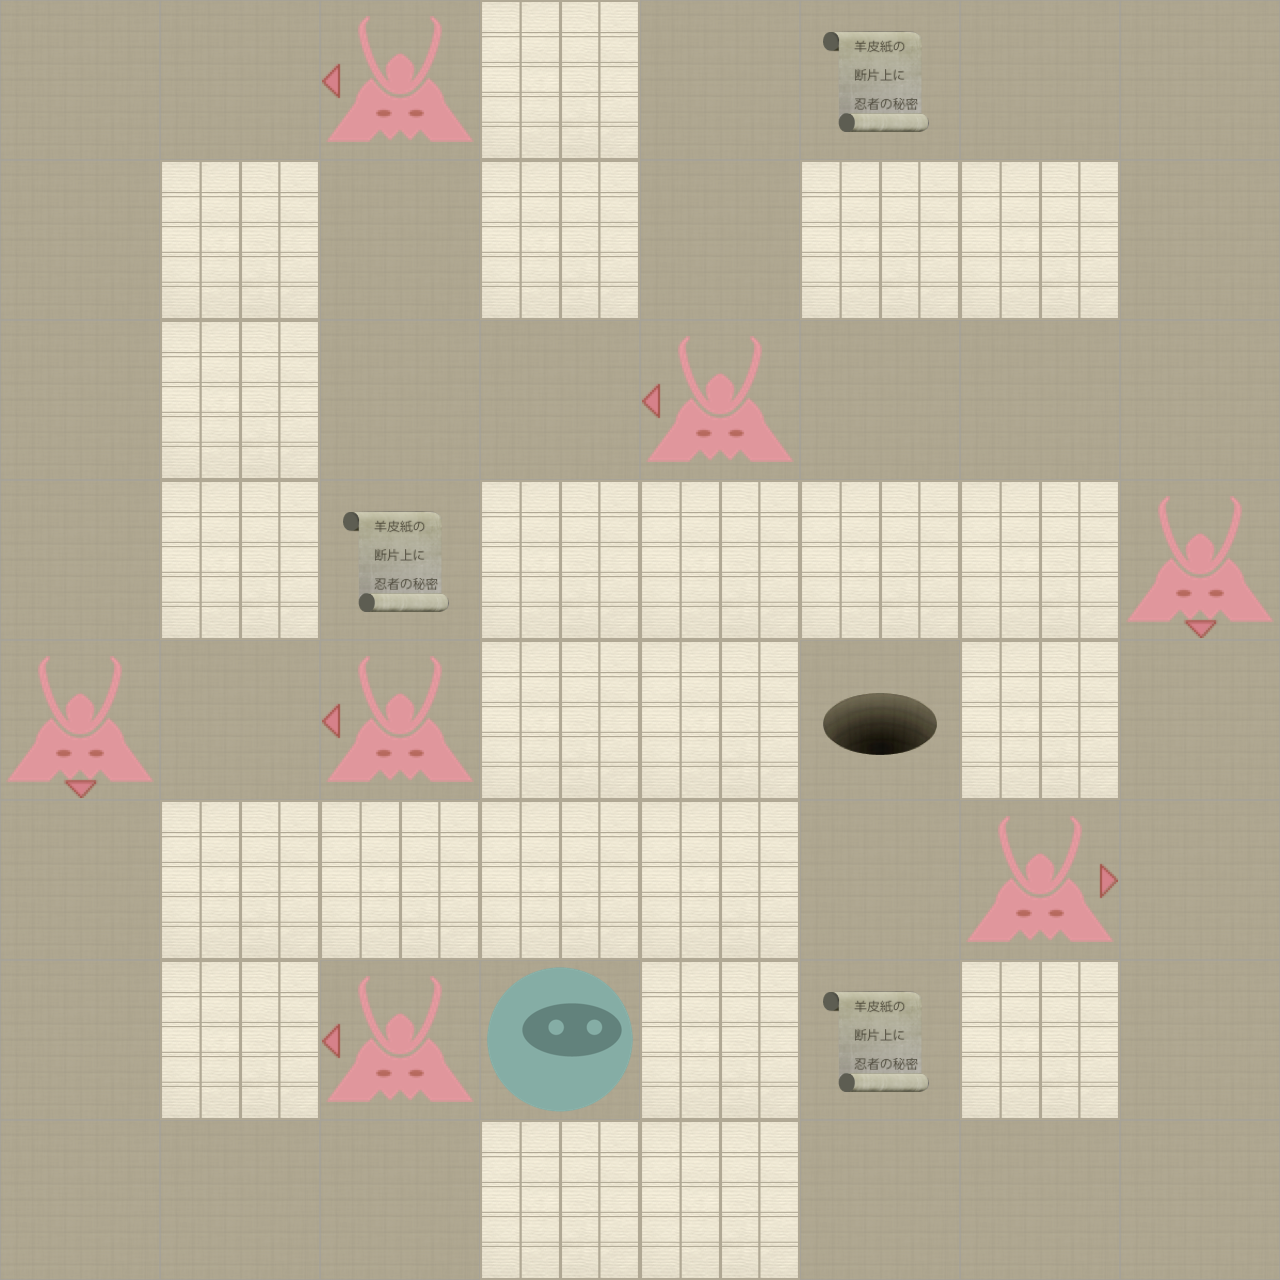

Tiled map render using the project's own tile images. Description and the map definition, with tile-layer contents summarised, below:
An orthogonal 8x8 tile map with 160x160 px tiles, 2 tile layers (Level, Actors).

<map version="1.0" orientation="orthogonal" width="8" height="8" tilewidth="160" tileheight="160">
 <properties>
  <property name="moves" value="38" />
 </properties>
 <tileset firstgid="1" name="tiles" tilewidth="160" tileheight="160" spacing="2" margin="2">
  <image source="tiles-ipadhd.png" width="1024" height="1024" />
  <tile id="0">
   <properties>
    <property name="actor" value="exit" />
   </properties>
  </tile>
  <tile id="2">
   <properties>
    <property name="actor" value="guard" />
    <property name="direction" value="down" />
   </properties>
  </tile>
  <tile id="3">
   <properties>
    <property name="actor" value="guard" />
    <property name="direction" value="left" />
   </properties>
  </tile>
  <tile id="4">
   <properties>
    <property name="actor" value="guard" />
    <property name="direction" value="right" />
   </properties>
  </tile>
  <tile id="5">
   <properties>
    <property name="actor" value="guard" />
    <property name="direction" value="up" />
   </properties>
  </tile>
  <tile id="7">
   <properties>
    <property name="actor" value="player" />
   </properties>
  </tile>
  <tile id="8">
   <properties>
    <property name="actor" value="scroll" />
   </properties>
  </tile>
  <tile id="9">
   <properties>
    <property name="wall" value="1" />
   </properties>
  </tile>
 </tileset>
 <layer name="Level" width="8" height="8">
  <data>[64 cells, 64 non-empty, 2 distinct tile ids]</data>
 </layer>
 <layer name="Actors" width="8" height="8">
  <data>[64 cells, 12 non-empty, 6 distinct tile ids]</data>
 </layer>
</map>
